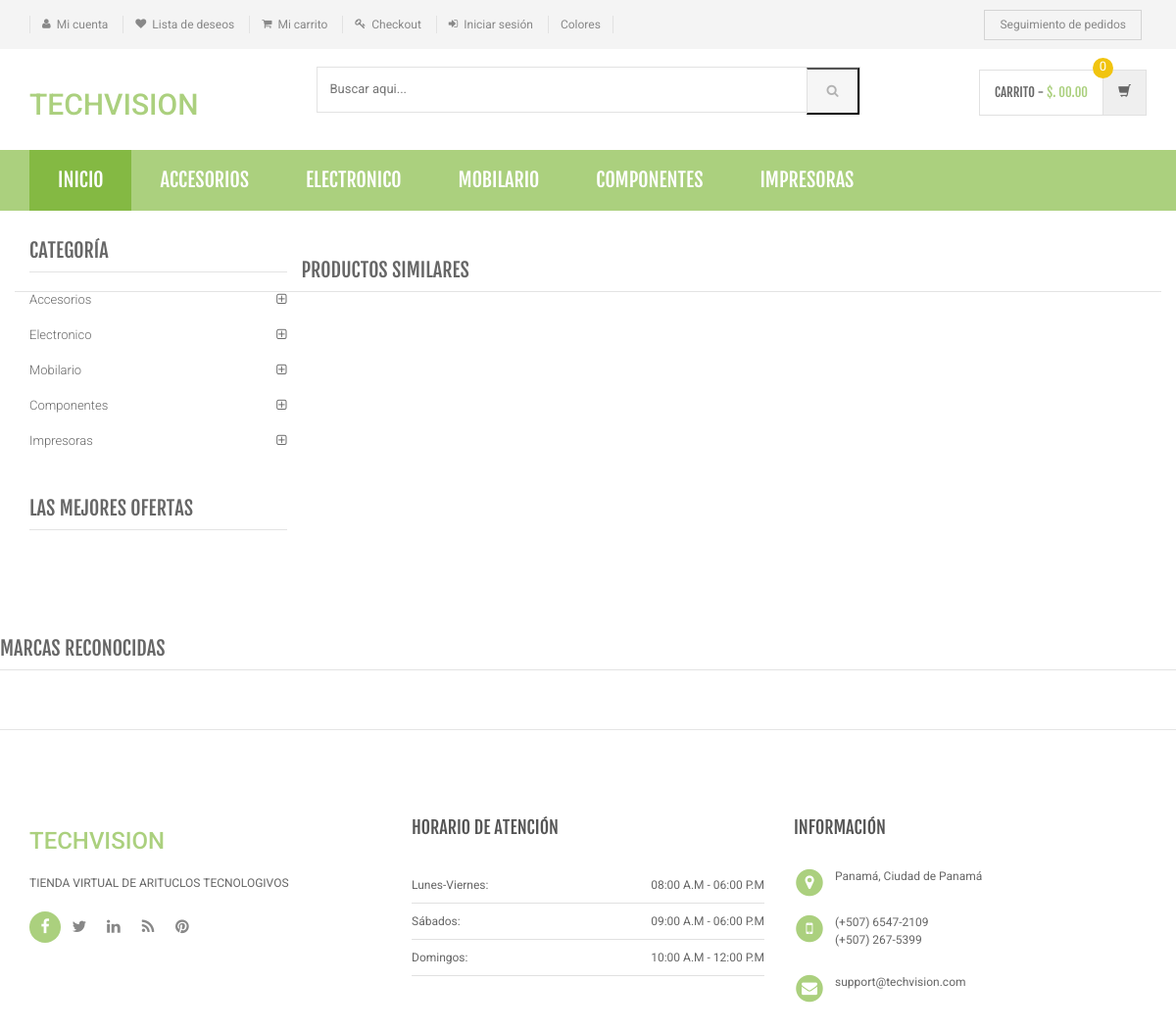
Before: /product-details.php with the older database file.
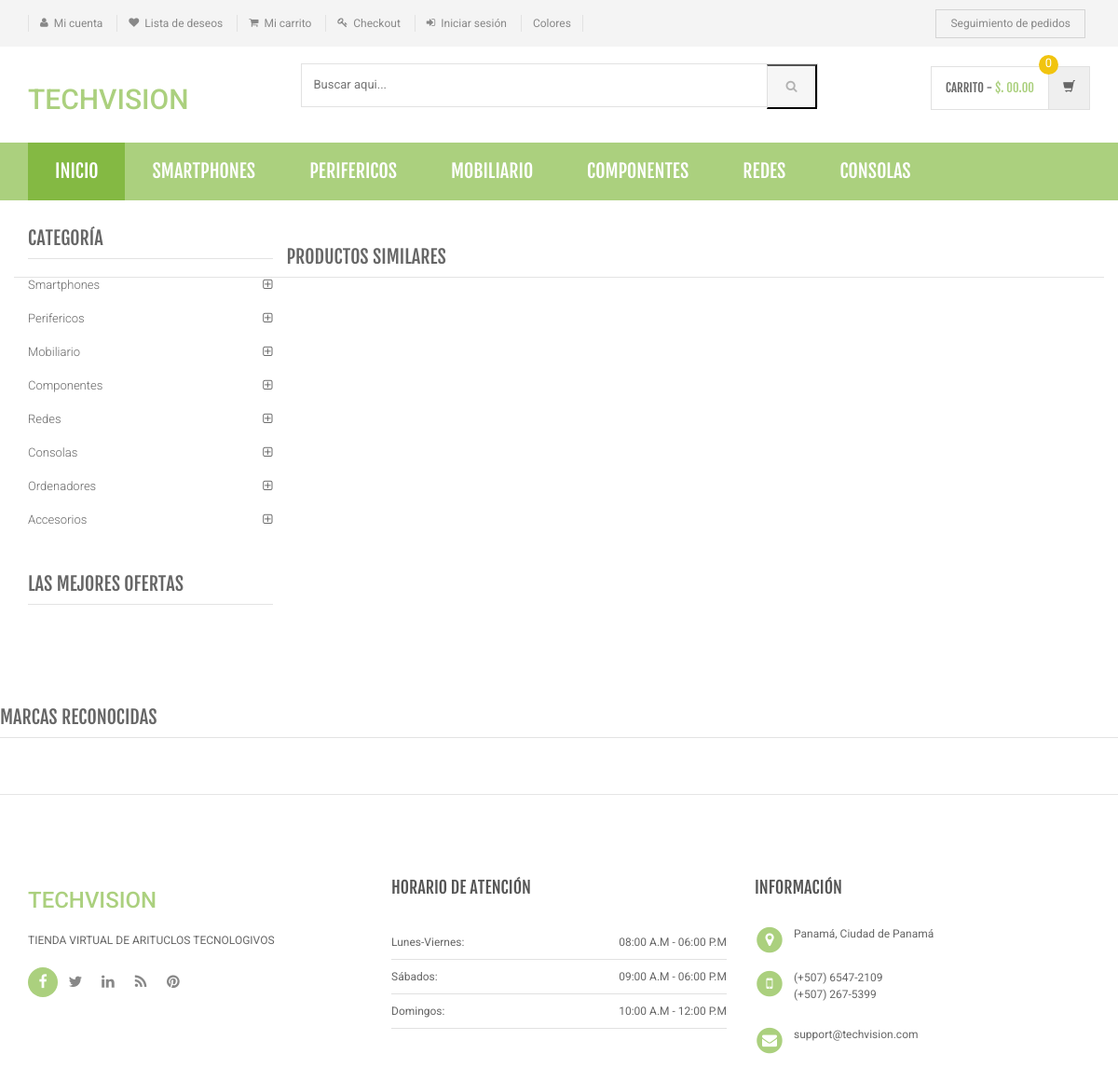
After: the same page with the newer database file.
### tables this page shows
CREATE TABLE `category` (
  `id` int(11) NOT NULL AUTO_INCREMENT,
  `categoryName` varchar(255) DEFAULT NULL,
  `categoryDescription` longtext DEFAULT NULL,
  `creationDate` timestamp NOT NULL DEFAULT current_timestamp(),
  `updationDate` varchar(255) DEFAULT NULL,
  PRIMARY KEY (`id`)
);

### product-details.php (the view, shortened to what this page needs)
<?php
include('includes/config.php');
?>
<!DOCTYPE html>
<html lang="es">
	<head>
	    <link rel="stylesheet" href="assets/css/bootstrap.min.css">
	    <link rel="stylesheet" href="assets/css/main.css">
	    <link rel="stylesheet" href="assets/css/green.css">
	    <link rel="stylesheet" href="assets/css/owl.carousel.css">
		<link rel="stylesheet" href="assets/css/owl.transitions.css">
		<link href="assets/css/lightbox.css" rel="stylesheet">
		<link rel="stylesheet" href="assets/css/animate.min.css">
		<link rel="stylesheet" href="assets/css/rateit.css">
		<link rel="stylesheet" href="assets/css/bootstrap-select.min.css">
		<link rel="stylesheet" href="assets/css/config.css">
		<link href="assets/css/green.css" rel="alternate stylesheet" title="Green color">
		<link href="assets/css/blue.css" rel="alternate stylesheet" title="Blue color">
		<link href="assets/css/red.css" rel="alternate stylesheet" title="Red color">
		<link href="assets/css/orange.css" rel="alternate stylesheet" title="Orange color">
		<link href="assets/css/dark-green.css" rel="alternate stylesheet" title="Darkgreen color">
		<link rel="stylesheet" href="assets/css/font-awesome.min.css">
	</head>
    <body class="cnt-home">
<header class="header-style-1">
<?php include('includes/top-header.php');?>
<?php include('includes/main-header.php');?>
<?php include('includes/menu-bar.php');?>
</header>
<div class="body-content outer-top-xs">
	<div class='container'>
		<div class='row single-product outer-bottom-sm '>
			<div class='col-md-3 sidebar'>
				<div class="sidebar-module-container">
<div class="sidebar-widget outer-bottom-xs wow fadeInUp">
	<h3 class="section-title">Categoría</h3>
	<div class="sidebar-widget-body m-t-10">
		<div class="accordion">
		            <?php $sql=mysqli_query($con,"select id,categoryName  from category");
while($row=mysqli_fetch_array($sql))
{
    ?>
	    	<div class="accordion-group">
	            <div class="accordion-heading">
	                <a href="category.php?cid=<?php echo $row['id'];?>"  class="accordion-toggle collapsed">
	                   <?php echo $row['categoryName'];?>
	                </a>
	            </div>
	        </div>
	        <?php } ?>
	    </div>
	</div>
</div>
<div class="sidebar-widget hot-deals wow fadeInUp">
	<h3 class="section-title">LAS MEJORES OFERTAS</h3>
</div>
				</div>
			</div>
<section class="section featured-product wow fadeInUp">
	<h3 class="section-title">Productos similares </h3>
</section>
			</div>
		</div>
<?php include('includes/brands-slider.php');?>
</div>
<?php include('includes/footer.php');?>
</body>
</html>

### includes/menu-bar.php (shortened to what this page needs)
<div class="header-nav animate-dropdown">
    <div class="container">
        <div class="yamm navbar navbar-default" role="navigation">
            <div class="nav-bg-class">
                <div class="navbar-collapse collapse" id="mc-horizontal-menu-collapse">
	<div class="nav-outer">
		<ul class="nav navbar-nav">
			<li class="active dropdown yamm-fw">
				<a href="index.php" data-hover="dropdown" class="dropdown-toggle">Inicio</a>
			</li>
              <?php $sql=mysqli_query($con,"select id,categoryName  from category limit 6");
while($row=mysqli_fetch_array($sql))
{
    ?>
			<li class="dropdown yamm">
				<a href="category.php?cid=<?php echo $row['id'];?>"> <?php echo $row['categoryName'];?></a>
			</li>
			<?php } ?>
		</ul>
		<div class="clearfix"></div>
	</div>
</div>
            </div>
        </div>
    </div>
</div>

Changed rows visible on the page:
removed category: categoryName "IMPRESORAS", categoryName "Impresoras"
changed category: categoryName "ACCESORIOS" → "SMARTPHONES"; categoryName "Accesorios" → "Smartphones"
changed category: categoryName "ELECTRONICO" → "PERIFERICOS"; categoryName "Electronico" → "Perifericos"
changed category: categoryName "MOBILARIO" → "MOBILIARIO"; categoryName "Mobilario" → "Mobiliario"
added category: categoryName "REDES", categoryName "Redes"
added category: categoryName "CONSOLAS", categoryName "Consolas"
added category: categoryName "Ordenadores", shown under "CATEGORÍA"
added category: categoryName "Accesorios", shown under "CATEGORÍA"
